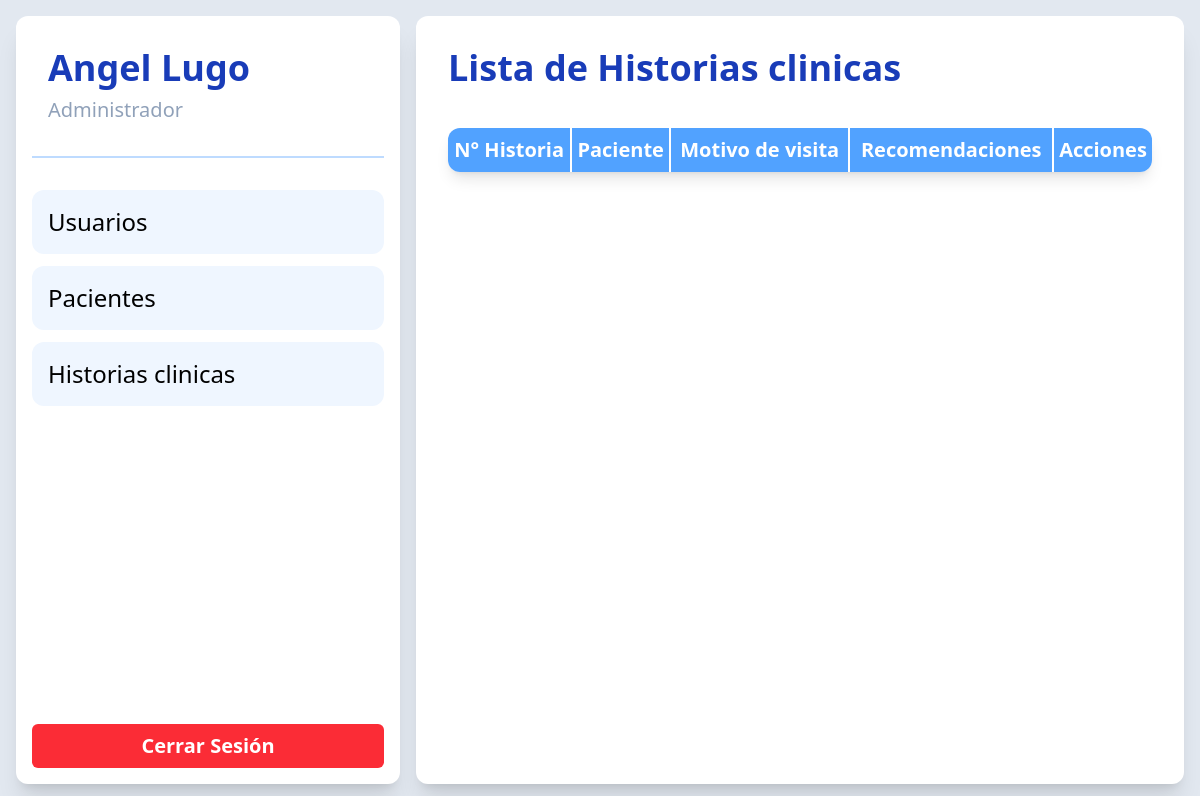
Page /pages/mainPage.php?page=listRecords (signed in) on the earlier database version.
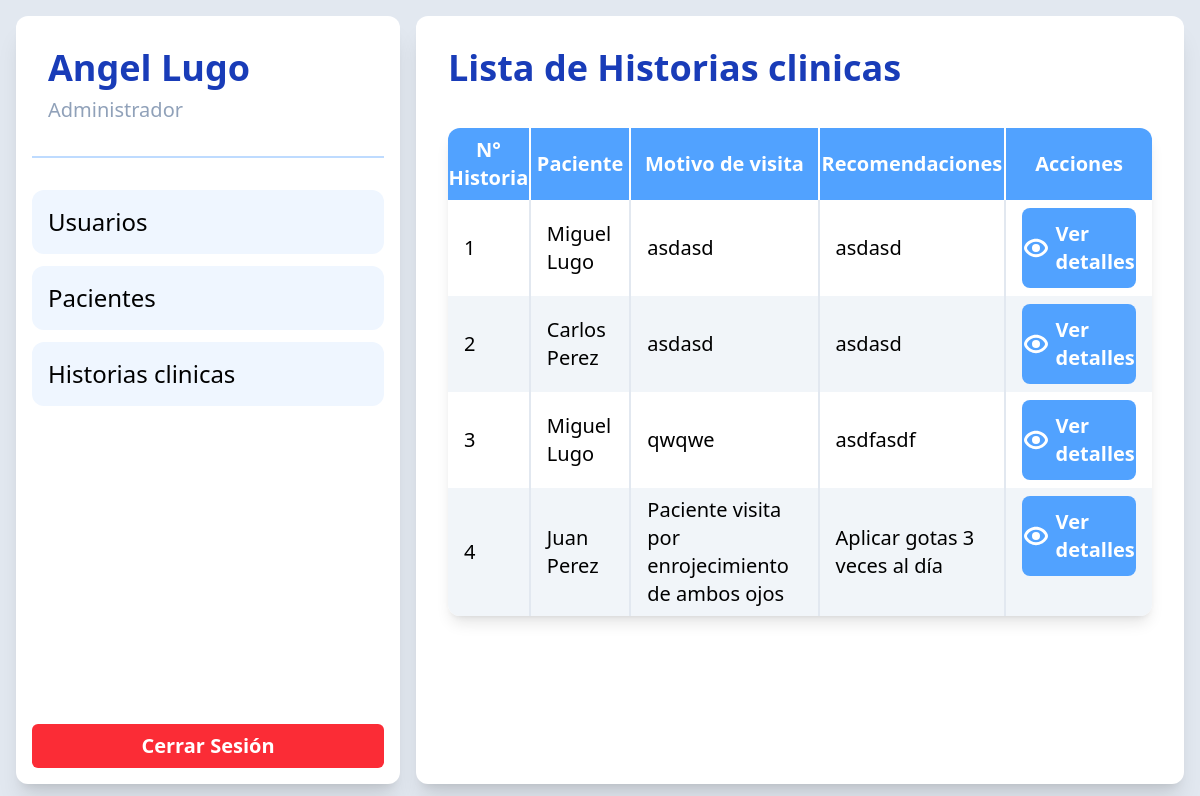
Same page on the later database version.
### tables this page shows
CREATE TABLE `historias` (
  `hist_id` int(11) NOT NULL,
  `hist_motv` text DEFAULT NULL,
  `hist_esfod` varchar(50) NOT NULL,
  `hist_cilod` varchar(50) NOT NULL,
  `hist_ejeod` varchar(50) NOT NULL,
  `hist_esfoi` varchar(50) NOT NULL,
  `hist_ciloi` varchar(50) NOT NULL,
  `hist_ejeoi` varchar(50) NOT NULL,
  `hist_diaod` varchar(50) NOT NULL,
  `hist_diaoi` varchar(50) NOT NULL,
  `hist_recom` text DEFAULT NULL,
  `pac_id` int(11) NOT NULL
);

CREATE TABLE `pacientes` (
  `pac_id` int(11) NOT NULL,
  `pac_nombre` varchar(50) NOT NULL,
  `pac_apellido` varchar(50) NOT NULL,
  `pac_correo` varchar(50) NOT NULL,
  `pac_direccion` varchar(70) NOT NULL,
  `pac_telefono` bigint(20) NOT NULL,
  `gen_id` int(11) NOT NULL,
  `estr_id` int(11) NOT NULL,
  `pac_estado` enum('activo','inactivo') NOT NULL DEFAULT 'activo'
);

### logic/php/functions.php (called while the page is built, shortened)
<?php
function getAllRecords($conn)
{
  $get_records = $conn->prepare("SELECT * FROM historias h INNER JOIN pacientes p ON h.pac_id = p.pac_id INNER JOIN generos g ON p.gen_id = g.gen_id");
  if ($get_records->execute()) {
    return $get_records->fetchAll(PDO::FETCH_ASSOC);
  }
  return null;
}

### pages/listRecords.php (the view, shortened to what this page needs)
<?php
$records = getAllRecords($conn);
?>
<section class="h-full flex-grow p-8 bg-white rounded-xl flex flex-col gap-10 shadow-xl z-10">
  <h1 class="text-4xl font-bold text-blue-800">Lista de Historias clinicas</h1>
  <table class="rounded-xl overflow-hidden shadow-lg text-xl">
    <thead class="bg-blue-400 text-white font-bold">
      <tr class="divide-x-2">
        <th class="py-2">N° Historia</th>
        <th class="py-2">Paciente</th>
        <th class="py-2">Motivo de visita</th>
        <th class="py-2">Recomendaciones</th>
        <th class="py-2">Acciones</th>
      </tr>
    </thead>
    <tbody>
      <?php foreach ($records as $index => $record) {
        $even_row = ($index % 2 == 1) ? 'bg-slate-100' : '';
        $patientName = htmlspecialchars($record['pac_nombre'] . " " . $record['pac_apellido']);
      ?>
        <tr class="divide-x-2 divide-slate-200 <?= $even_row ?>">
          <td class="px-4 py-2"><?= htmlspecialchars($record['hist_id']) ?></td>
          <td class="px-4 py-2"><?= $patientName ?></td>
          <td class="px-4 py-2"><?= htmlspecialchars($record['hist_motv']) ?></td>
          <td class="px-4 py-2"><?= htmlspecialchars($record['hist_recom']) ?></td>
          <td class="px-4 py-2 flex justify-evenly">
            <a
              href="#"
              onclick='openModal(<?= json_encode($record, JSON_HEX_TAG | JSON_HEX_AMP | JSON_HEX_APOS | JSON_HEX_QUOT) ?>)'
              class="font-semibold p-3 bg-blue-400 hover:bg-blue-600 cursor-pointer rounded-lg text-white flex gap-2 justify-center items-center">
              <img src="../assets/icons/eye.svg" alt="Eliminar paciente" width="24" height="24">
              <span>Ver detalles</span>
            </a>
          </td>
        </tr>
      <?php } ?>
    </tbody>
  </table>
</section>

Differences in the rows shown:
added historias: hist_id "1", pac.pac_apellido "Miguel Lugo", hist_motv "asdasd", hist_recom "asdasd"
added historias: hist_id "2", pac.pac_apellido "Carlos Perez", hist_motv "asdasd", hist_recom "asdasd"
added historias: hist_id "3", pac.pac_apellido "Miguel Lugo", hist_motv "qwqwe", hist_recom "asdfasdf"
added historias: hist_id "4", pac.pac_apellido "Juan Perez", hist_motv "Paciente visita por enrojecimiento de ambos ojos", hist_recom "Aplicar gotas 3 veces al día"
